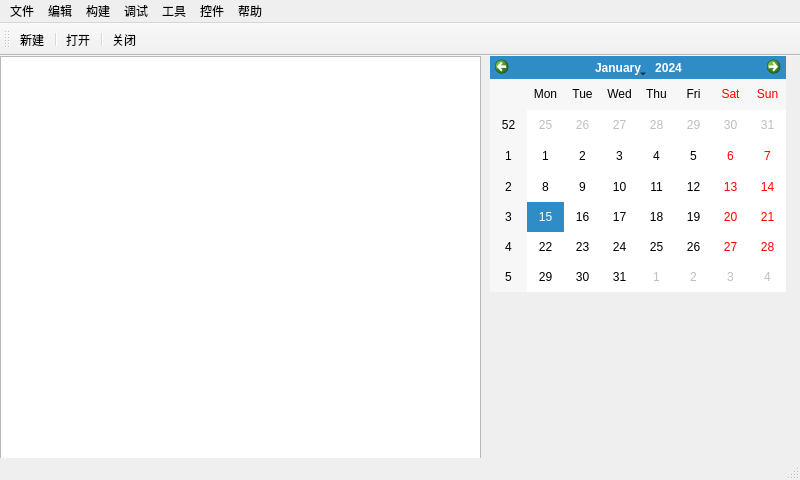
<?xml version="1.0" encoding="UTF-8"?>
<ui version="4.0">
 <class>MainWindow</class>
 <widget class="QMainWindow" name="MainWindow">
  <property name="enabled">
   <bool>true</bool>
  </property>
  <property name="geometry">
   <rect>
    <x>0</x>
    <y>0</y>
    <width>800</width>
    <height>480</height>
   </rect>
  </property>
  <property name="windowTitle">
   <string>MainWindow</string>
  </property>
  <widget class="QWidget" name="centralWidget">
   <widget class="QCalendarWidget" name="calendarWidget">
    <property name="geometry">
     <rect>
      <x>490</x>
      <y>0</y>
      <width>296</width>
      <height>236</height>
     </rect>
    </property>
   </widget>
   <widget class="QTextEdit" name="textEdit">
    <property name="geometry">
     <rect>
      <x>0</x>
      <y>0</y>
      <width>481</width>
      <height>441</height>
     </rect>
    </property>
   </widget>
  </widget>
  <widget class="QStatusBar" name="statusBar"/>
  <widget class="QMenuBar" name="menuBar">
   <property name="geometry">
    <rect>
     <x>0</x>
     <y>0</y>
     <width>800</width>
     <height>26</height>
    </rect>
   </property>
   <widget class="QMenu" name="menu">
    <property name="title">
     <string>文件</string>
    </property>
    <addaction name="actionOpen_2"/>
    <addaction name="separator"/>
    <addaction name="actionClose_2"/>
    <addaction name="separator"/>
    <addaction name="actionNew_2"/>
   </widget>
   <widget class="QMenu" name="menu_2">
    <property name="title">
     <string>编辑</string>
    </property>
   </widget>
   <widget class="QMenu" name="menu_3">
    <property name="title">
     <string>构建</string>
    </property>
   </widget>
   <widget class="QMenu" name="menu_4">
    <property name="title">
     <string>调试</string>
    </property>
   </widget>
   <widget class="QMenu" name="menu_5">
    <property name="title">
     <string>工具</string>
    </property>
   </widget>
   <widget class="QMenu" name="menu_6">
    <property name="title">
     <string>控件</string>
    </property>
   </widget>
   <widget class="QMenu" name="menu_7">
    <property name="title">
     <string>帮助</string>
    </property>
   </widget>
   <addaction name="menu"/>
   <addaction name="menu_2"/>
   <addaction name="menu_3"/>
   <addaction name="menu_4"/>
   <addaction name="menu_5"/>
   <addaction name="menu_6"/>
   <addaction name="menu_7"/>
  </widget>
  <widget class="QToolBar" name="toolBar">
   <property name="windowTitle">
    <string>toolBar</string>
   </property>
   <attribute name="toolBarArea">
    <enum>TopToolBarArea</enum>
   </attribute>
   <attribute name="toolBarBreak">
    <bool>false</bool>
   </attribute>
   <addaction name="actionNew"/>
   <addaction name="separator"/>
   <addaction name="actionOpen"/>
   <addaction name="separator"/>
   <addaction name="actionClose"/>
  </widget>
  <action name="actionNew">
   <property name="text">
    <string>新建</string>
   </property>
  </action>
  <action name="actionOpen">
   <property name="text">
    <string>打开</string>
   </property>
  </action>
  <action name="actionClose">
   <property name="text">
    <string>关闭</string>
   </property>
  </action>
  <action name="actionOpen_2">
   <property name="text">
    <string>open</string>
   </property>
  </action>
  <action name="actionClose_2">
   <property name="text">
    <string>close</string>
   </property>
  </action>
  <action name="actionNew_2">
   <property name="text">
    <string>new</string>
   </property>
  </action>
 </widget>
 <layoutdefault spacing="6" margin="11"/>
 <resources/>
 <connections/>
</ui>
